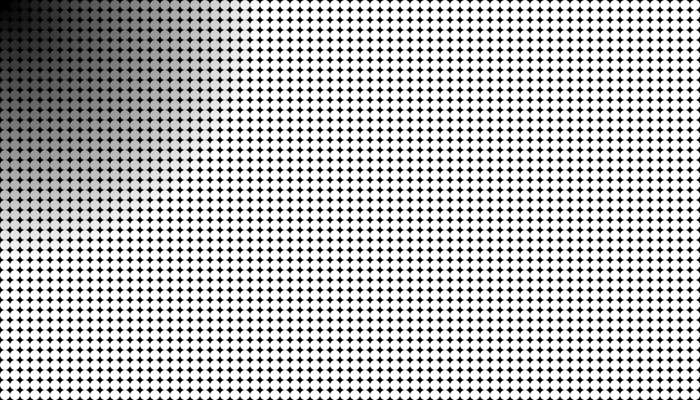
Frame 1 (no input)
Frame 60 (the mouse pressed at the canvas centre just before this capture): identical to frame 1, image omitted
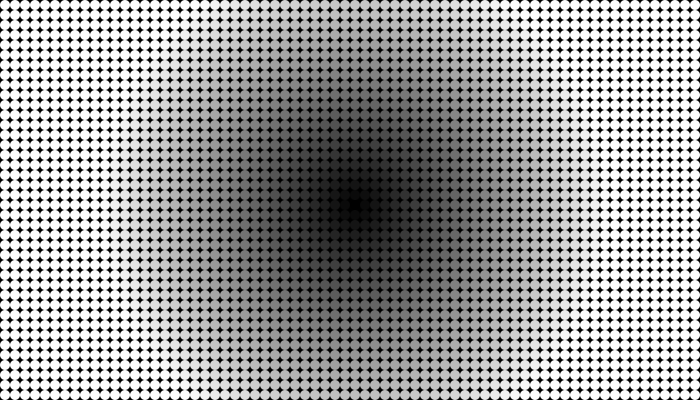
Frame 120 (the mouse held since frame 60 and released just before this capture)

The Processing sketch that drew these frames (run headless with seeded random() and noise(); from frame 60 on, the mouse is pressed at the canvas centre):

// Processing sketch: processing_36043
// ── processing_36043.pde

float diameter = 10;
float space = 10;

void setup(){
  
  size(700,400);
  smooth();
  noStroke();
  cursor(CROSS);
  
}

void draw(){
  
  translate(space/2,space/2);
  background(0);
  
  for (float x = 0; x < 80; x = x+1)
  {
    for(float y = 0; y < 60; y = y+1)
   {
    fill(dist(x*space, y*space, mouseX, mouseY));
    ellipse(x*space,y*space,diameter,diameter);
   }
 }
 
 //filter(BLUR);
 
}
